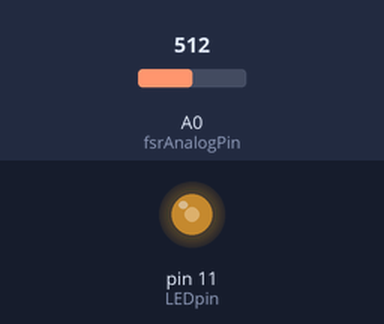
Simulated run of this sketch. Board: Arduino Uno, built with avr-gcc and run on an emulated ATmega328P. On the bench: output pins drawn as LEDs (lit = HIGH). The test bench sets the inputs (shaded band); at power-on: A0 (fsrAnalogPin) = 512. What the sketch prints to the serial monitor is not drawn.

Above: at 1.3 s.
1.4 s: A0 (fsrAnalogPin) set to 810
At 2.2 s:
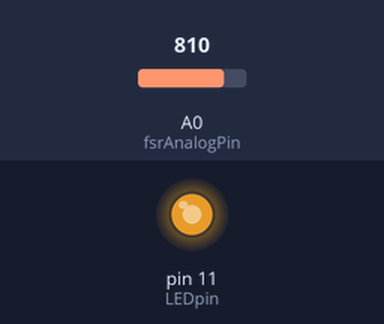
3.0 s: A0 (fsrAnalogPin) set to 190
At 3.4 s:
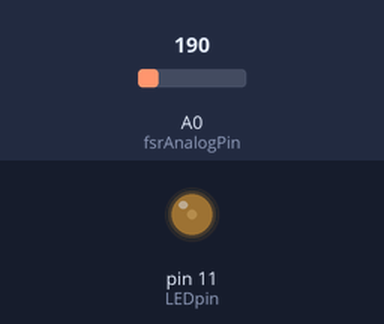
4.5 s: A0 (fsrAnalogPin) set to 0
At 5.7 s:
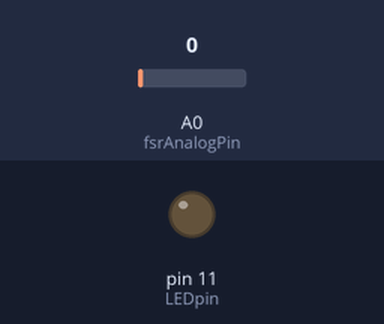
6.0 s: A0 (fsrAnalogPin) set to 716
At 7.1 s:
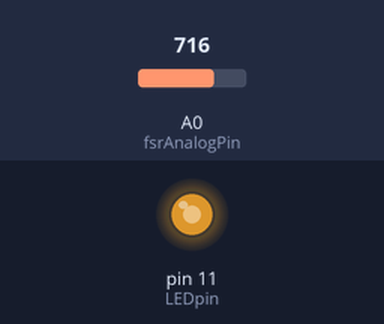
7.5 s: A0 (fsrAnalogPin) set to 511
At 8.2 s:
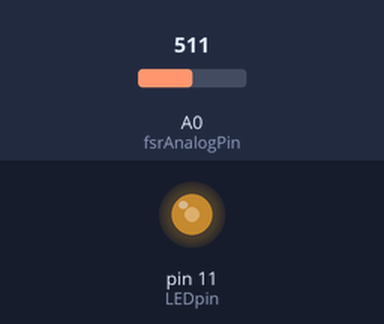
Timing chart, 0 to 10.0 s (numbered marks = the images above; inputs shaded):
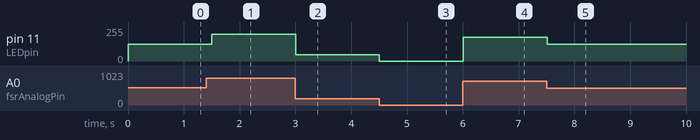

Measured:
- after the input at 1.4 s, pin 11 (LEDpin): 127/255 → 201/255 after 0.10 s
- after the input at 3.0 s, pin 11 (LEDpin): 201/255 → 47/255 at once
- after the input at 4.5 s, pin 11 (LEDpin): 47/255 → 0/255 at once
- after the input at 6.0 s, pin 11 (LEDpin): 0/255 → 178/255 at once
- after the input at 7.5 s, pin 11 (LEDpin): 178/255 → 127/255 at once

The sketch:

main.ino
```cpp
/*
Force Sensitive Resistor testing sketch
*/

int fsrAnalogPin = 0; // FSR is connected to analog 0
int LEDpin = 11;      // LED to pin 11
int fsrReading;      // Analog reading from the FSR resistor divider
int LEDbrightness;

void setup(void) {
  Serial.begin(9600);   // Baud rate for serial monitor
  pinMode(LEDpin, OUTPUT);
}

void loop(void) {
  fsrReading = (analogRead(fsrAnalogPin));

  // Log FSR analog reading
  Serial.print("Analog reading : ");
  Serial.print(fsrReading);

   // Log thresholds
  if (fsrReading < 10) {
    Serial.print(" - No pressure");
  } else if (fsrReading < 200) {
    Serial.println(" - Very light pressure");
  } else if (fsrReading < 500) {
    Serial.println(" - Light pressure");
  } else if (fsrReading < 800) {
    Serial.println(" - Medium pressure");
  } else {
    Serial.println(" - Strong pressure");
  }

  /* Change the range from the analog reading (0-1023) down to the range
  used by analogWrite (0-255) using map function. */
  LEDbrightness = map(fsrReading, 0, 1023, 0, 255);
  // Set LED brightness based on analog pressure reading
  analogWrite(LEDpin, LEDbrightness);

  delay(500); // Updates every 500 milliseconds
}
```
